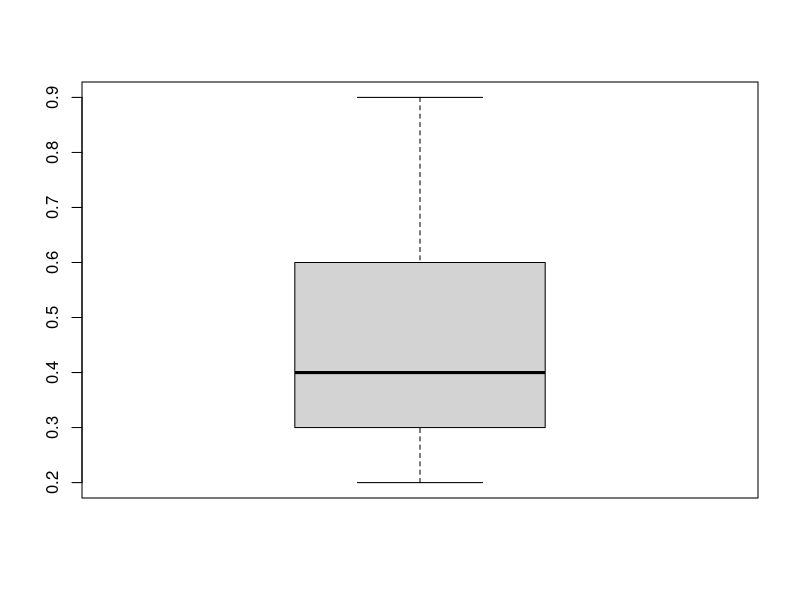
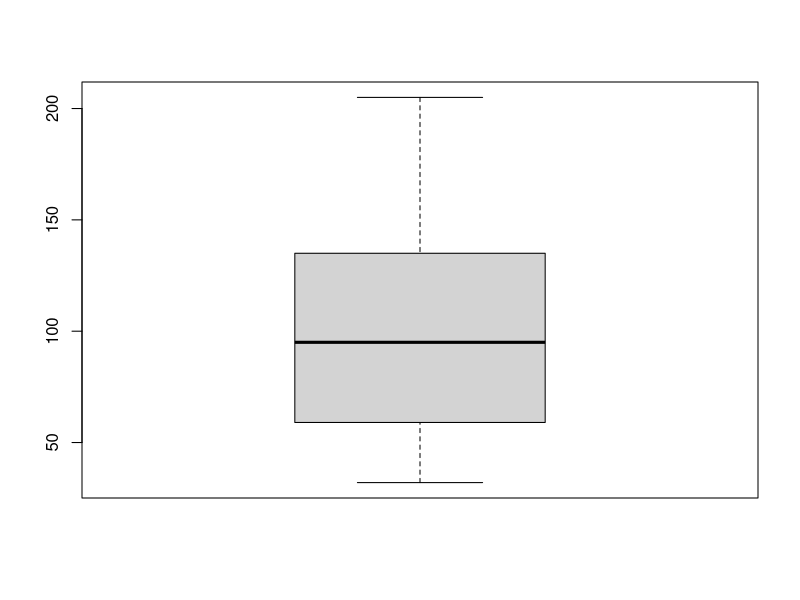
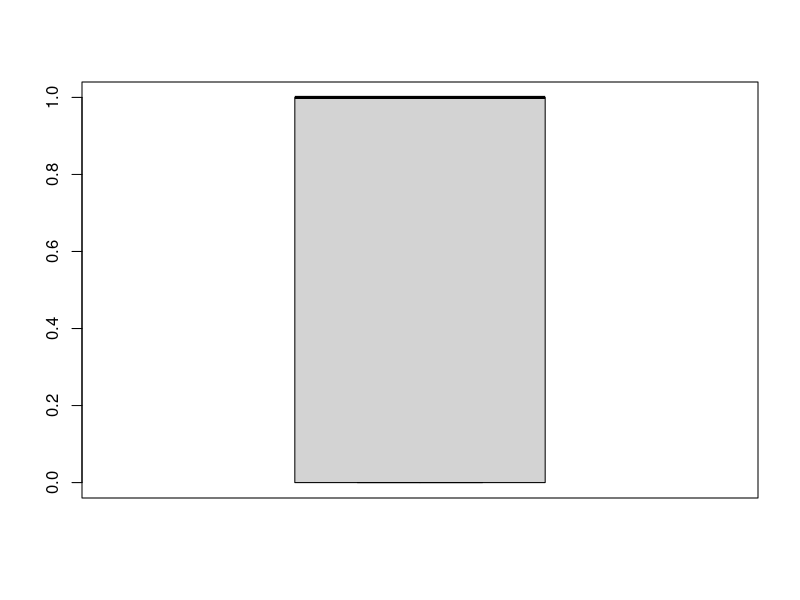
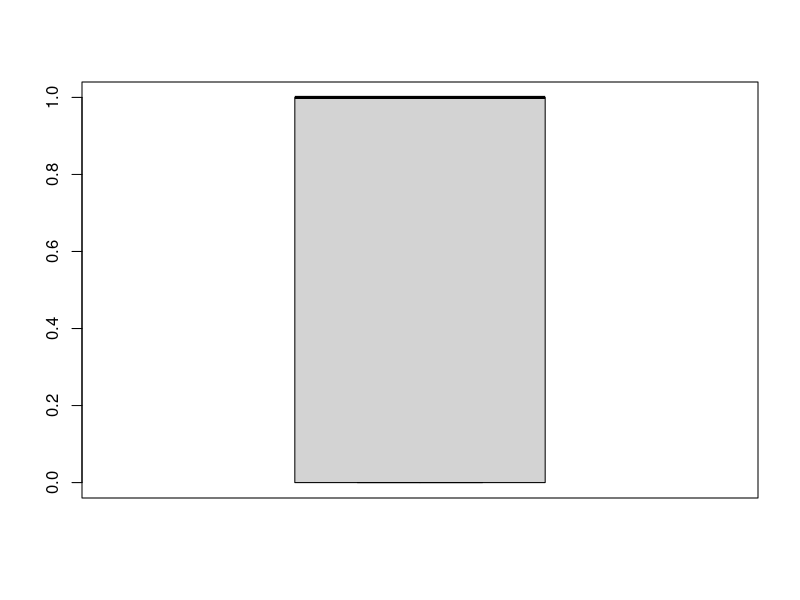
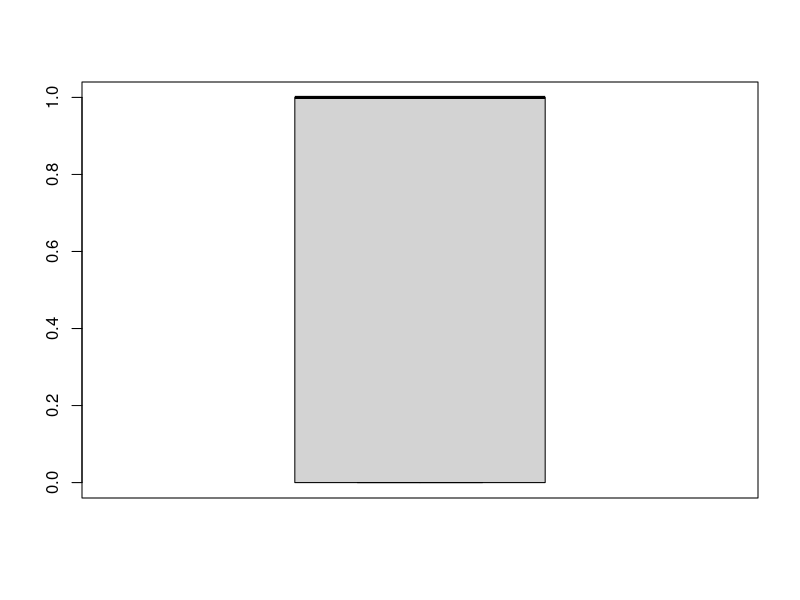
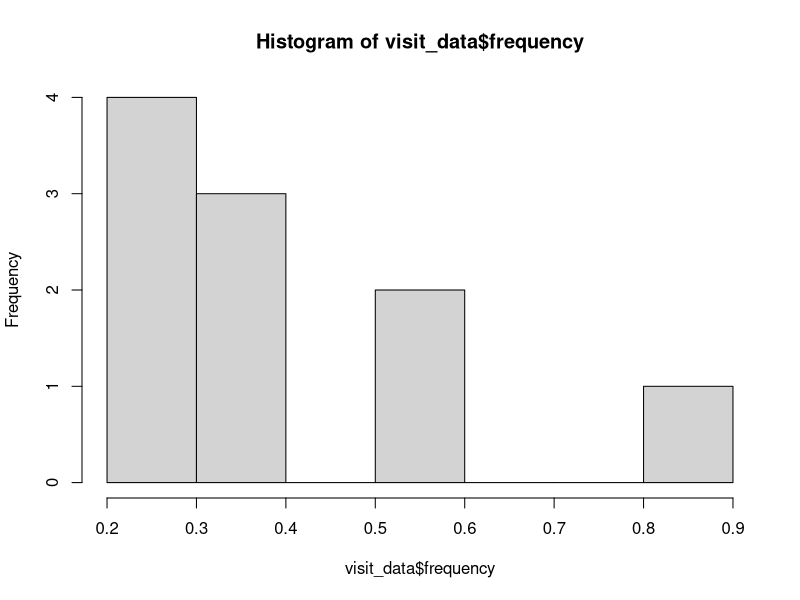
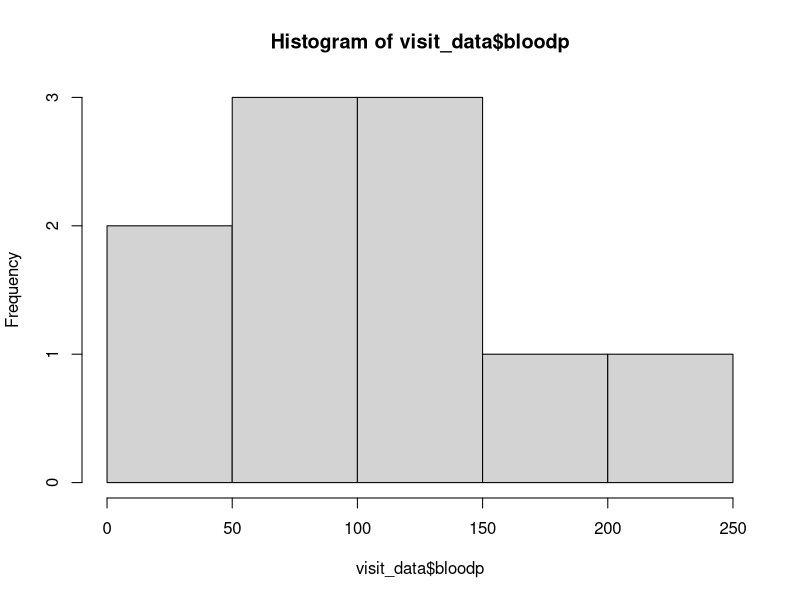
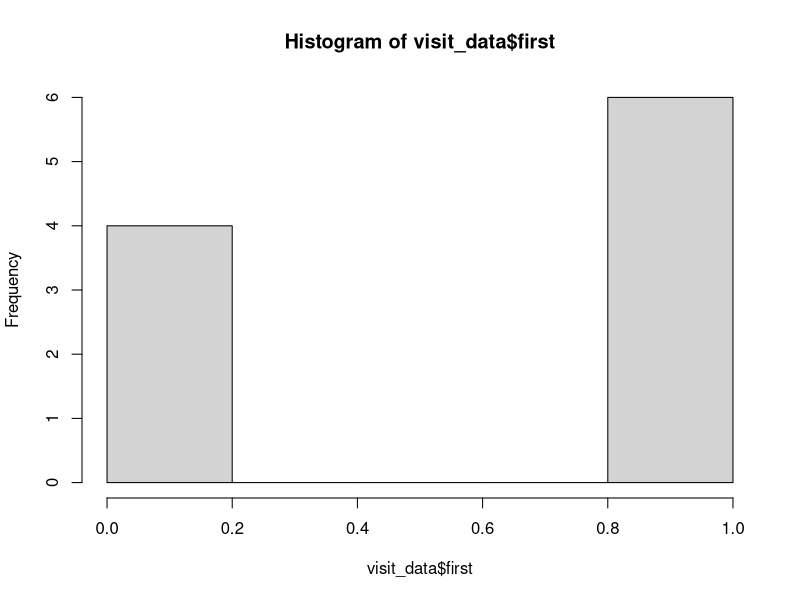

Write the R code that produced these figures, in order.
frequency <- c(0.6,0.3,0.4,0.4,0.2,0.6,0.3,0.4,0.9,0.2)
bloodp <- c(103,87,32,42,59,109,78,205,135,176)
first <- c(1,1,1,1,0,0,0,0,1,1)
second <- c(0,0,1,1,0,0,1,1,1,1)
finaldecision <- c(0,1,0,1,0,1,0,1,1,1)
visit_data <- data.frame(frequency, bloodp, first, second, finaldecision)
visit_data
boxplot(visit_data$frequency)
boxplot(visit_data$bloodp)
boxplot(visit_data$first)
boxplot(visit_data$second)
boxplot(visit_data$finaldecision)
hist(visit_data$frequency)
hist(visit_data$bloodp)
hist(visit_data$first)
hist(second)
hist(visit_data$finaldecision)

